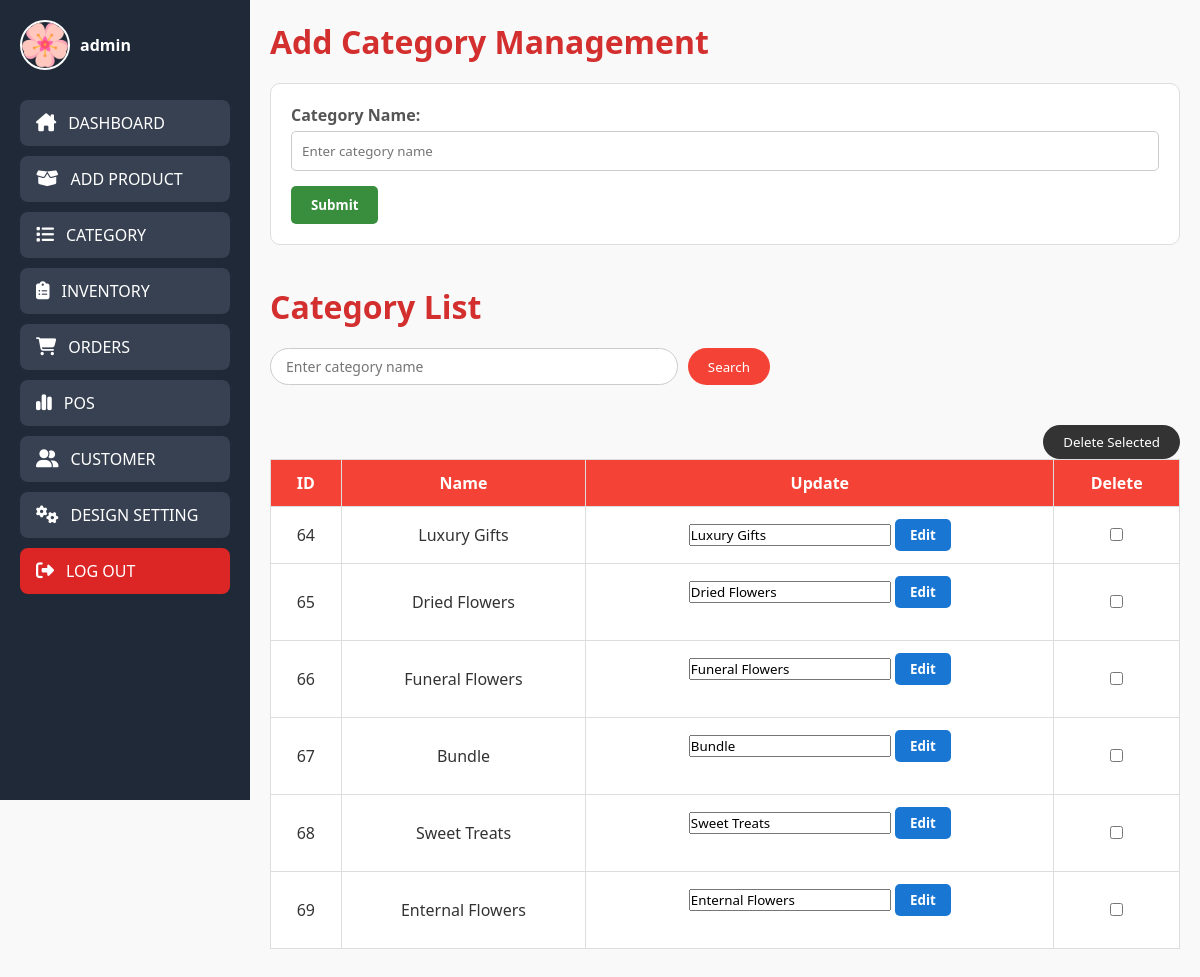
The page /php/category-management.php on the database its author committed.
### tables this page shows
CREATE TABLE `category` (
  `id` int(11) NOT NULL,
  `category` varchar(50) NOT NULL,
  `product_count` int(11) DEFAULT 0
);

### php/category-management.php (the view, shortened to what this page needs)
<?php
include('admin-nav.php');
$searchTerm = isset($_GET['search']) ? mysqli_real_escape_string($conn, $_GET['search']) : '';
$result = mysqli_query($conn, "SELECT * FROM category WHERE category LIKE '%$searchTerm%'");
?>
<!DOCTYPE html>
<html lang="en" dir="ltr">
<head>
    <link rel="stylesheet" href="../css/category-management.css">
</head>
<body>
<div class="main-container">
    <div class="content-wrapper">
    <div class="all">
            <h1 class="text1">Add Category Management</h1>
            <div class="add">
                <form action="" method="post" autocomplete="off">
                    <label for="name">Category Name:</label>
                    <input type="text" name="name" id="name" required placeholder="Enter category name">
                    <button type="submit" name="submit" class="buttonProduct">Submit</button>
                </form>
            </div>
            <div class="view">
            <h1 class="text4">Category List</h1>
            <div class="table-controls">
                <form action="" method="get" class="search-form">
                    <input type="text" name="search" class="searchtxt" id="search" placeholder="Enter category name" required />
                    <button type="submit" class="btnSearch">Search</button>
                </form>
                </div>
                <form action="" method="post">
                <button type="submit" name="delete_selected" class="deletebtn">Delete Selected</button>
                    <table border="1" cellspacing="0" cellpadding="10" class="viewTable">
                        <thead>
                            <tr class="thView">
                                <th>ID</th>
                                <th>Name</th>
                                <th>Update</th>
                                <th>Delete</th>
                            </tr>
                        </thead>
                        <tbody>
                            <?php while ($row = mysqli_fetch_assoc($result)) : ?>
                                <tr>
                                    <td><?php echo $row['id']; ?></td>
                                    <td><?php echo $row['category']; ?></td>
                                    <td>
                                        <form action="" method="post" class="inline-edit-form">
                                            <input type="text" name="edit_name" value="<?php echo $row['category']; ?>" required>
                                            <button type="submit" name="edit" class="editbtn">Edit</button>
                                        </form>
                                    </td>
                                    <td>
                                        <input type="checkbox" name="selected_categories[]" value="<?php echo $row['id']; ?>">
                                    </td>
                                </tr>
                            <?php endwhile; ?>
                        </tbody>
                    </table>
                </form>
            </div>
    </div>
</body>
</html>

### php/admin-nav.php (shortened to what this page needs)
<?php
$conn = mysqli_connect("localhost:3306", "root", "", "flowershop");
if (isset($_GET["newUsername"])) {
    $newAdminName = $_GET["newUsername"];
} else {
    if (isset($_SESSION['adminUsername'])) {
        $newAdminName = $_SESSION['adminUsername'];
    } else {
        $result = mysqli_query($conn, "SELECT username FROM admin WHERE email = 'admin@gmail.com'");
        if ($result && $row = mysqli_fetch_assoc($result)) {
            $newAdminName = $row['username'];
        } else {
            $newAdminName = "ADMIN";
        }
    }
}
$result = mysqli_query($conn, "SELECT image FROM admin WHERE username = '$newAdminName'");
if ($result && $row = mysqli_fetch_assoc($result)) {
    $profile_picture = $row['image'];
} else {
    $profile_picture = "default_image.jpg";
}
?>
<!DOCTYPE html>
<html lang="en">
<head>
    <link rel="stylesheet" href="../css/admin-nav.css">
    <link rel="stylesheet" href="https://cdnjs.cloudflare.com/ajax/libs/font-awesome/6.4.2/css/all.min.css" />
</head>
<body>
<div class="sidebar">
  <div class="sidebar-content">
    <a href="admin-account.php?newUsername=<?php echo urlencode($newAdminName); ?>" class="admin-profile">
      <img src="<?php echo $profile_picture; ?>" alt="Admin Profile">
      <span><?php echo $newAdminName; ?></span>
    </a>
    <nav class="nav-links">
      <a href="admin-dashboard.php" class="nav-btn">
        <i class="fa-solid fa-house-chimney"></i>
        <span>DASHBOARD</span>
      </a>
      <a href="add-product.php" class="nav-btn">
        <i class="fa-solid fa-box-open"></i>
        <span>ADD PRODUCT</span>
      </a>
      <a href="category-management.php" class="nav-btn">
        <i class="fa-solid fa-list"></i>
        <span>CATEGORY</span>
      </a>
      <a href="product-inventory.php" class="nav-btn">
        <i class="fa-solid fa-clipboard-list"></i>
        <span>INVENTORY</span>
      </a>
      <a href="orders.php" class="nav-btn">
        <i class="fa-solid fa-cart-shopping"></i>
        <span>ORDERS</span>
      </a>
      <a href="pos.php" class="nav-btn">
        <i class="fa-solid fa-chart-simple"></i>
        <span>POS</span>
      </a>
      <a href="unlock-user.php" class="nav-btn">
        <i class="fa-solid fa-user-group"></i>
        <span>CUSTOMER</span>
      </a>
      <a href="customer-design-setting.php" class="nav-btn">
        <i class="fa-solid fa-gears"></i>
        <span>DESIGN SETTING</span>
      </a>
      <a href="customer-landing-page.php" class="nav-btn logout">
        <i class="fa-solid fa-right-from-bracket"></i>
        <span>LOG OUT</span>
      </a>
    </nav>
  </div>
</div>
</body>
</html>

### css/admin-nav.css (style rules this page uses)
.sidebar { width: 250px; height: 100vh; background-color: #1f2937; position: fixed; top: 0; left: 0; padding: 20px; }
.admin-profile { display: flex; align-items: center; gap: 10px; margin-bottom: 30px; text-decoration: none; color: #fff; }
.admin-profile img { width: 50px; height: 50px; border-radius: 50%; object-fit: cover; border: 2px solid #fff; }
.admin-profile span { font-size: 16px; font-weight: bold; }
.nav-links { display: flex; flex-direction: column; gap: 10px; }
.nav-btn { display: flex; align-items: center; gap: 12px; padding: 12px 16px; background-color: #374151; border-radius: 8px; text-decoration: none; color: #ffffff; font-weight: 500; transition: background-color 0.3s ease; }
.nav-btn i { font-size: 18px; }
.logout { background-color: #dc2626; }

### css/category-management.css (style rules this page uses)
* { margin: 0; padding: 0; box-sizing: border-box; font-family: 'Segoe UI', Tahoma, Geneva, Verdana, sans-serif; }
body { background-color: #f9f9f9; color: #333; }
.main-container { display: flex; min-height: 100vh; width: 100%; }
.content-wrapper { margin-left: 250px; flex-grow: 1; padding: 20px; background-color: #f9f9f9; overflow-x: auto; }
.text1, .text4 { text-align: left; margin-bottom: 20px; color: #d32f2f; }
.add { background-color: #fff; padding: 20px; border: 1px solid #ddd; border-radius: 10px; margin-bottom: 40px; width: 100%; margin-left: auto; margin-right: auto; }
.add form label { display: block; font-weight: bold; margin-bottom: 5px; color: #555; }
.add form input, .add form select { width: 100%; padding: 10px; margin-bottom: 15px; border: 1px solid #ccc; border-radius: 5px; }
.buttonProduct { background-color: #388e3c; color: white; padding: 10px 20px; border: none; border-radius: 5px; cursor: pointer; font-weight: bold; }
.view { margin-top: 40px; }
.view form { text-align: center; margin-bottom: 20px; }
.viewTable { width: 100%; border-collapse: collapse; background-color: #fff; }
.viewTable th, .viewTable td { padding: 12px; border: 1px solid #ddd; text-align: center; }
.viewTable th { background-color: #f44336; color: white; }
.editbtn { padding: 7px 15px; border: none; border-radius: 5px; font-weight: bold; cursor: pointer; }
.editbtn { background-color: #1976d2; color: white; }
.table-controls { display: flex; justify-content: space-between; align-items: center; flex-wrap: wrap; margin-bottom: 20px; }
.search-form { display: flex; gap: 10px; flex-grow: 1; max-width: 500px; }
.search-form input[type="text"] { flex-grow: 1; padding: 8px 15px; border: 1px solid #ccc; border-radius: 25px; font-size: 14px; }
.search-form .btnSearch { padding: 8px 20px; background-color: #f44336; color: white; border: none; border-radius: 25px; cursor: pointer; }
.deletebtn { float: right; padding: 8px 20px; background-color: #333; color: white; border: none; border-radius: 25px; cursor: pointer; }

### rows shown on the page
category: id "64", category "Luxury Gifts", edit_name "Luxury Gifts"
category: id "65", category "Dried Flowers", edit_name "Dried Flowers"
category: id "66", category "Funeral Flowers", edit_name "Funeral Flowers"
category: id "67", category "Bundle", edit_name "Bundle"
category: id "68", category "Sweet Treats", edit_name "Sweet Treats"
category: id "69", category "Enternal Flowers", edit_name "Enternal Flowers"

### other values the page prints
$newAdminName "admin"
